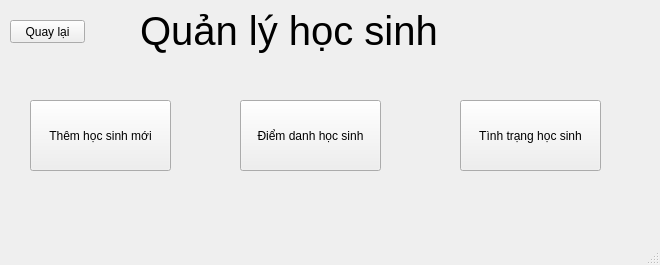
<?xml version="1.0" encoding="UTF-8"?>
<ui version="4.0">
 <class>QuanLyHocSinh</class>
 <widget class="QMainWindow" name="QuanLyHocSinh">
  <property name="geometry">
   <rect>
    <x>0</x>
    <y>0</y>
    <width>660</width>
    <height>265</height>
   </rect>
  </property>
  <property name="windowTitle">
   <string>MainWindow</string>
  </property>
  <widget class="QWidget" name="centralwidget">
   <widget class="QPushButton" name="btn_quay_lai">
    <property name="geometry">
     <rect>
      <x>10</x>
      <y>20</y>
      <width>75</width>
      <height>23</height>
     </rect>
    </property>
    <property name="text">
     <string>Quay lại</string>
    </property>
   </widget>
   <widget class="QLabel" name="label">
    <property name="geometry">
     <rect>
      <x>140</x>
      <y>0</y>
      <width>511</width>
      <height>61</height>
     </rect>
    </property>
    <property name="font">
     <font>
      <family>Arial</family>
      <pointsize>30</pointsize>
     </font>
    </property>
    <property name="text">
     <string>Quản lý học sinh</string>
    </property>
   </widget>
   <widget class="QPushButton" name="btn_them_hoc_sinh_moi">
    <property name="geometry">
     <rect>
      <x>30</x>
      <y>100</y>
      <width>141</width>
      <height>71</height>
     </rect>
    </property>
    <property name="text">
     <string>Thêm học sinh mới</string>
    </property>
   </widget>
   <widget class="QPushButton" name="btn_diem_danh">
    <property name="geometry">
     <rect>
      <x>240</x>
      <y>100</y>
      <width>141</width>
      <height>71</height>
     </rect>
    </property>
    <property name="text">
     <string>Điểm danh học sinh</string>
    </property>
   </widget>
   <widget class="QPushButton" name="btn_tinh_trang">
    <property name="geometry">
     <rect>
      <x>460</x>
      <y>100</y>
      <width>141</width>
      <height>71</height>
     </rect>
    </property>
    <property name="text">
     <string>Tình trạng học sinh</string>
    </property>
   </widget>
  </widget>
  <widget class="QStatusBar" name="statusbar"/>
 </widget>
 <resources/>
 <connections/>
</ui>
